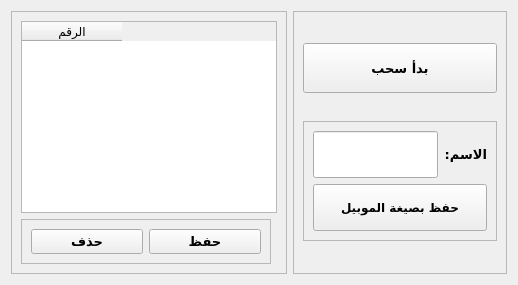
         <widget class="QWidget" name="tab_4">
          <attribute name="title">
           <string>سحب الارقام</string>
          </attribute>
          <layout class="QGridLayout" name="gridLayout_21">
           <item row="0" column="0" rowspan="2">
            <widget class="QFrame" name="frame_20">
             <property name="sizePolicy">
              <sizepolicy hsizetype="Expanding" vsizetype="Expanding">
               <horstretch>0</horstretch>
               <verstretch>0</verstretch>
              </sizepolicy>
             </property>
             <property name="frameShape">
              <enum>QFrame::StyledPanel</enum>
             </property>
             <property name="frameShadow">
              <enum>QFrame::Raised</enum>
             </property>
             <layout class="QGridLayout" name="gridLayout_22">
              <item row="0" column="0" rowspan="2" colspan="2">
               <widget class="QTableWidget" name="tableWidget">
                <property name="sizePolicy">
                 <sizepolicy hsizetype="Expanding" vsizetype="Expanding">
                  <horstretch>0</horstretch>
                  <verstretch>0</verstretch>
                 </sizepolicy>
                </property>
                <property name="layoutDirection">
                 <enum>Qt::LeftToRight</enum>
                </property>
                <property name="autoFillBackground">
                 <bool>false</bool>
                </property>
                <property name="textElideMode">
                 <enum>Qt::ElideRight</enum>
                </property>
                <column>
                 <property name="text">
                  <string>الرقم</string>
                 </property>
                </column>
               </widget>
              </item>
              <item row="2" column="0">
               <widget class="QFrame" name="frame_21">
                <property name="maximumSize">
                 <size>
                  <width>16777215</width>
                  <height>60</height>
                 </size>
                </property>
                <property name="frameShape">
                 <enum>QFrame::StyledPanel</enum>
                </property>
                <property name="frameShadow">
                 <enum>QFrame::Raised</enum>
                </property>
                <layout class="QGridLayout" name="gridLayout_24">
                 <item row="0" column="0">
                  <widget class="QPushButton" name="pushButton_44">
                   <property name="sizePolicy">
                    <sizepolicy hsizetype="Expanding" vsizetype="Expanding">
                     <horstretch>0</horstretch>
                     <verstretch>0</verstretch>
                    </sizepolicy>
                   </property>
                   <property name="font">
                    <font>
                     <family>Almarai</family>
                     <pointsize>10</pointsize>
                     <weight>75</weight>
                     <bold>true</bold>
                    </font>
                   </property>
                   <property name="cursor">
                    <cursorShape>PointingHandCursor</cursorShape>
                   </property>
                   <property name="text">
                    <string>حذف</string>
                   </property>
                   <property name="iconSize">
                    <size>
                     <width>200</width>
                     <height>50</height>
                    </size>
                   </property>
                  </widget>
                 </item>
                 <item row="0" column="1">
                  <widget class="QPushButton" name="pushButton_8">
                   <property name="sizePolicy">
                    <sizepolicy hsizetype="Expanding" vsizetype="Expanding">
                     <horstretch>0</horstretch>
                     <verstretch>0</verstretch>
                    </sizepolicy>
                   </property>
                   <property name="font">
                    <font>
                     <family>Almarai</family>
                     <pointsize>10</pointsize>
                     <weight>75</weight>
                     <bold>true</bold>
                    </font>
                   </property>
                   <property name="cursor">
                    <cursorShape>PointingHandCursor</cursorShape>
                   </property>
                   <property name="text">
                    <string>حفظ</string>
                   </property>
                   <property name="iconSize">
                    <size>
                     <width>200</width>
                     <height>50</height>
                    </size>
                   </property>
                  </widget>
                 </item>
                </layout>
               </widget>
              </item>
             </layout>
            </widget>
           </item>
           <item row="0" column="1" rowspan="2">
            <widget class="QFrame" name="frame_19">
             <property name="sizePolicy">
              <sizepolicy hsizetype="Expanding" vsizetype="Expanding">
               <horstretch>0</horstretch>
               <verstretch>0</verstretch>
              </sizepolicy>
             </property>
             <property name="maximumSize">
              <size>
               <width>250</width>
               <height>16777215</height>
              </size>
             </property>
             <property name="font">
              <font>
               <pointsize>10</pointsize>
              </font>
             </property>
             <property name="frameShape">
              <enum>QFrame::StyledPanel</enum>
             </property>
             <property name="frameShadow">
              <enum>QFrame::Raised</enum>
             </property>
             <layout class="QGridLayout" name="gridLayout_23">
              <item row="0" column="1">
               <widget class="QPushButton" name="pushButton_6">
                <property name="sizePolicy">
                 <sizepolicy hsizetype="Expanding" vsizetype="Expanding">
                  <horstretch>0</horstretch>
                  <verstretch>0</verstretch>
                 </sizepolicy>
                </property>
                <property name="maximumSize">
                 <size>
                  <width>16777215</width>
                  <height>50</height>
                 </size>
                </property>
                <property name="font">
                 <font>
                  <family>Almarai</family>
                  <pointsize>10</pointsize>
                  <weight>75</weight>
                  <bold>true</bold>
                 </font>
                </property>
                <property name="cursor">
                 <cursorShape>PointingHandCursor</cursorShape>
                </property>
                <property name="text">
                 <string>بدأ سحب</string>
                </property>
                <property name="iconSize">
                 <size>
                  <width>200</width>
                  <height>50</height>
                 </size>
                </property>
               </widget>
              </item>
              <item row="1" column="1">
               <widget class="QFrame" name="frame_22">
                <property name="sizePolicy">
                 <sizepolicy hsizetype="Expanding" vsizetype="Expanding">
                  <horstretch>0</horstretch>
                  <verstretch>0</verstretch>
                 </sizepolicy>
                </property>
                <property name="maximumSize">
                 <size>
                  <width>200</width>
                  <height>120</height>
                 </size>
                </property>
                <property name="frameShape">
                 <enum>QFrame::StyledPanel</enum>
                </property>
                <property name="frameShadow">
                 <enum>QFrame::Raised</enum>
                </property>
                <layout class="QGridLayout" name="gridLayout_25">
                 <item row="0" column="0">
                  <widget class="QLineEdit" name="lineEdit">
                   <property name="sizePolicy">
                    <sizepolicy hsizetype="Expanding" vsizetype="Expanding">
                     <horstretch>0</horstretch>
                     <verstretch>0</verstretch>
                    </sizepolicy>
                   </property>
                   <property name="maximumSize">
                    <size>
                     <width>16777215</width>
                     <height>50</height>
                    </size>
                   </property>
                   <property name="font">
                    <font>
                     <pointsize>10</pointsize>
                    </font>
                   </property>
                  </widget>
                 </item>
                 <item row="0" column="1">
                  <widget class="QLabel" name="label_15">
                   <property name="sizePolicy">
                    <sizepolicy hsizetype="Expanding" vsizetype="Expanding">
                     <horstretch>0</horstretch>
                     <verstretch>0</verstretch>
                    </sizepolicy>
                   </property>
                   <property name="maximumSize">
                    <size>
                     <width>16777215</width>
                     <height>50</height>
                    </size>
                   </property>
                   <property name="font">
                    <font>
                     <family>Almarai</family>
                     <pointsize>10</pointsize>
                     <weight>75</weight>
                     <bold>true</bold>
                    </font>
                   </property>
                   <property name="text">
                    <string>الاسم:</string>
                   </property>
                  </widget>
                 </item>
                 <item row="1" column="0" colspan="2">
                  <widget class="QPushButton" name="pushButton_45">
                   <property name="sizePolicy">
                    <sizepolicy hsizetype="Expanding" vsizetype="Expanding">
                     <horstretch>0</horstretch>
                     <verstretch>0</verstretch>
                    </sizepolicy>
                   </property>
                   <property name="maximumSize">
                    <size>
                     <width>16777215</width>
                     <height>50</height>
                    </size>
                   </property>
                   <property name="font">
                    <font>
                     <family>Almarai</family>
                     <pointsize>9</pointsize>
                     <weight>75</weight>
                     <bold>true</bold>
                    </font>
                   </property>
                   <property name="cursor">
                    <cursorShape>PointingHandCursor</cursorShape>
                   </property>
                   <property name="text">
                    <string>حفظ بصيغة الموبيل</string>
                   </property>
                   <property name="iconSize">
                    <size>
                     <width>200</width>
                     <height>50</height>
                    </size>
                   </property>
                  </widget>
                 </item>
                </layout>
               </widget>
              </item>
             </layout>
            </widget>
           </item>
          </layout>
         </widget>
